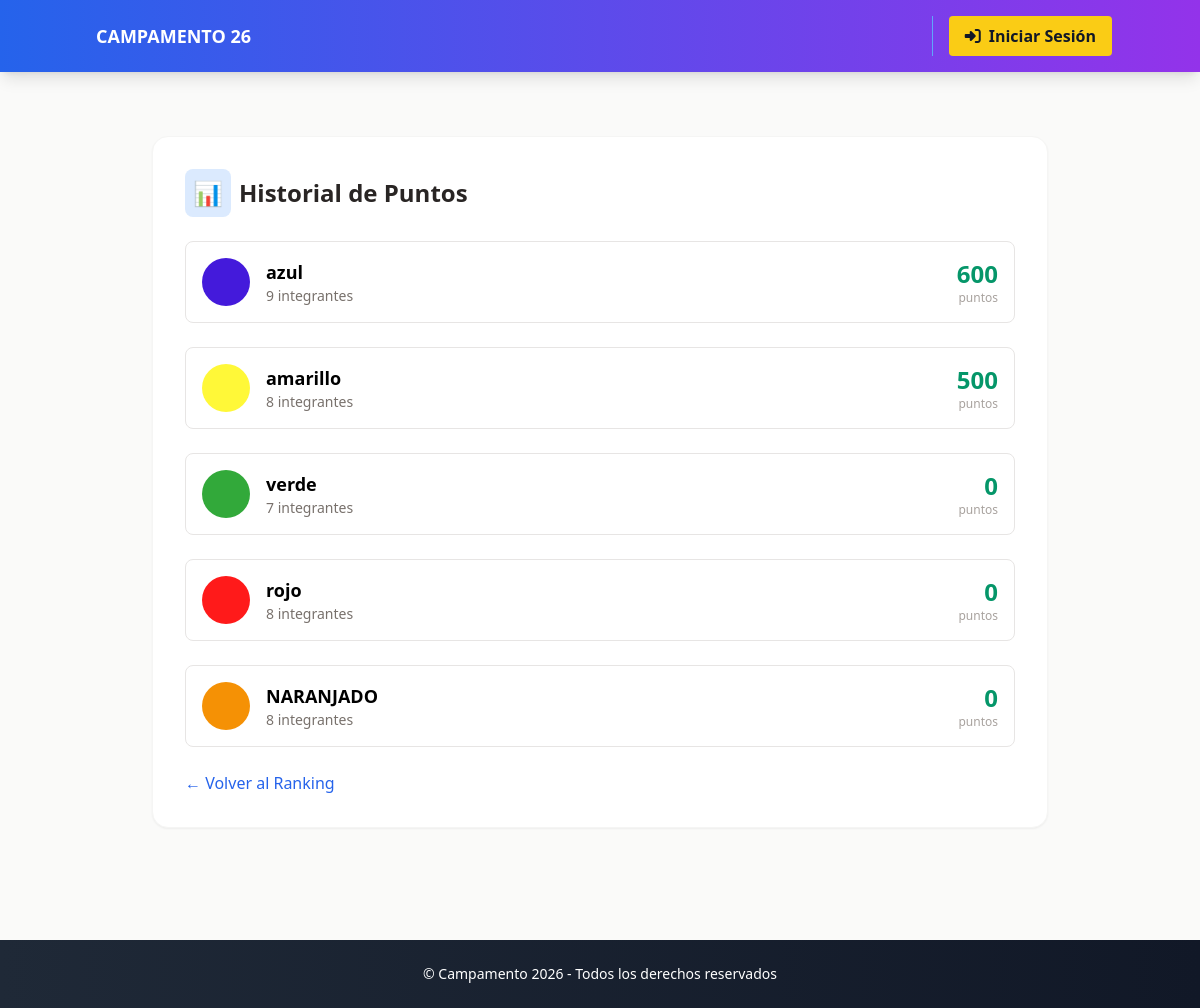
Screenshot of /puntos/historial/ with the database file from the repository.
### principal/models.py (models this page shows, shortened)
class Grupo(models.Model):
    nombre = models.CharField(max_length=100)
    color_nombre = models.CharField(max_length=50, default='Sin color', help_text="Nombre del color: Rojo, Azul, etc.")
    color_hex = models.CharField(max_length=7, default='#000000', help_text="Código hexadecimal: #FF0000")
    insignia = models.ImageField(upload_to='insignias/', null=True, blank=True)
    puntos_totales = models.IntegerField(default=0)
    min_age = models.PositiveIntegerField(null=True, blank=True)
    max_age = models.PositiveIntegerField(null=True, blank=True)
    sexo = models.CharField(max_length=2, null=True, blank=True)
    union = models.CharField(max_length=100, null=True, blank=True)
    @property
    def color(self):
        return self.color_hex

### principal/views.py (the view)
# urls.py: path('puntos/historial/', views.historial_puntos, name='historial_puntos'),
def historial_puntos(request, grupo_id=None):
    if grupo_id:
        grupo = get_object_or_404(Grupo, id=grupo_id)
        historial = HistorialPuntos.objects.filter(grupo=grupo).order_by('-fecha')
        return render(request, 'principal/historial_puntos.html', {'grupo': grupo, 'historial': historial})
    else:
        grupos = Grupo.objects.all().order_by('-puntos_totales')
        return render(request, 'principal/historial_puntos.html', {'grupos': grupos})

### principal/templates/principal/historial_puntos.html
{% extends 'principal/base.html' %}
{% block content %}
<div class="max-w-4xl mx-auto my-10 bg-white p-8 rounded-2xl shadow-sm border border-stone-100">
    <h2 class="text-2xl font-bold text-stone-800 mb-6 flex items-center gap-2">
        <span class="p-2 bg-blue-100 text-blue-600 rounded-lg">📊</span>
        Historial de Puntos
    </h2>
    {% if grupo %}
    <div class="mb-6 p-4 rounded-lg border border-stone-200" style="background: {{ grupo.color|default:'#10B981' }}22">
        <div class="flex items-center gap-3">
            <div class="w-12 h-12 rounded-full" style="background: {{ grupo.color|default:'#10B981' }}"></div>
            <div>
                <h3 class="font-bold text-lg" style="color: {{ grupo.color|default:'#10B981' }}">{{ grupo.nombre }}</h3>
                <p class="text-sm text-stone-600">Total acumulado: <span class="font-bold">{{ grupo.puntos_totales }} puntos</span></p>
            </div>
        </div>
    </div>
    <div class="overflow-x-auto mb-6">
        <table class="w-full text-sm">
            <thead class="bg-stone-200">
                <tr>
                    <th class="p-2 text-left">Fecha</th>
                    <th class="p-2 text-left">Motivo</th>
                    <th class="p-2 text-right">Puntos</th>
                    <th class="p-2 text-left">Registrado por</th>
                </tr>
            </thead>
            <tbody>
                {% for registro in historial %}
                <tr class="border-b hover:bg-stone-50">
                    <td class="p-2">{{ registro.fecha|date:"d/m/Y H:i" }}</td>
                    <td class="p-2">{{ registro.motivo }}</td>
                    <td class="p-2 text-right font-bold text-emerald-600">+{{ registro.cantidad }}</td>
                    <td class="p-2">{{ registro.autor.username }}</td>
                </tr>
                {% empty %}
                <tr>
                    <td colspan="4" class="p-4 text-center text-stone-400">Sin movimientos de puntos aún</td>
                </tr>
                {% endfor %}
            </tbody>
        </table>
    </div>
    <a href="{% url 'ranking' %}" class="text-blue-600 hover:underline">← Volver al Ranking</a>
    {% else %}
    <div class="space-y-6">
        {% for grupo in grupos %}
        <div class="bg-white p-4 rounded-lg border border-stone-200">
            <a href="{% url 'historial_puntos_grupo' grupo.id %}" class="block">
                <div class="flex items-center gap-4 cursor-pointer hover:opacity-80 transition">
                    <div class="w-12 h-12 rounded-full" style="background: {{ grupo.color|default:'#10B981' }}"></div>
                    <div class="flex-1">
                        <h3 class="font-bold text-lg">{{ grupo.nombre }}</h3>
                        <p class="text-sm text-stone-500">{{ grupo.miembros.count }} integrantes</p>
                    </div>
                    <div class="text-right">
                        <span class="text-2xl font-bold text-emerald-600">{{ grupo.puntos_totales }}</span>
                        <span class="block text-xs text-stone-400">puntos</span>
                    </div>
                </div>
            </a>
        </div>
        {% endfor %}
    </div>
    <div class="mt-6">
        <a href="{% url 'ranking' %}" class="text-blue-600 hover:underline">← Volver al Ranking</a>
    </div>
    {% endif %}
</div>
{% endblock %}

### rows the page displays
Grupo: nombre "azul", miembros.count "9", puntos_totales "600"
Grupo: nombre "amarillo", miembros.count "8", puntos_totales "500"
Grupo: nombre "verde", miembros.count "7", puntos_totales "0"
Grupo: nombre "rojo", miembros.count "8", puntos_totales "0"
Grupo: nombre "NARANJADO", miembros.count "8", puntos_totales "0"
